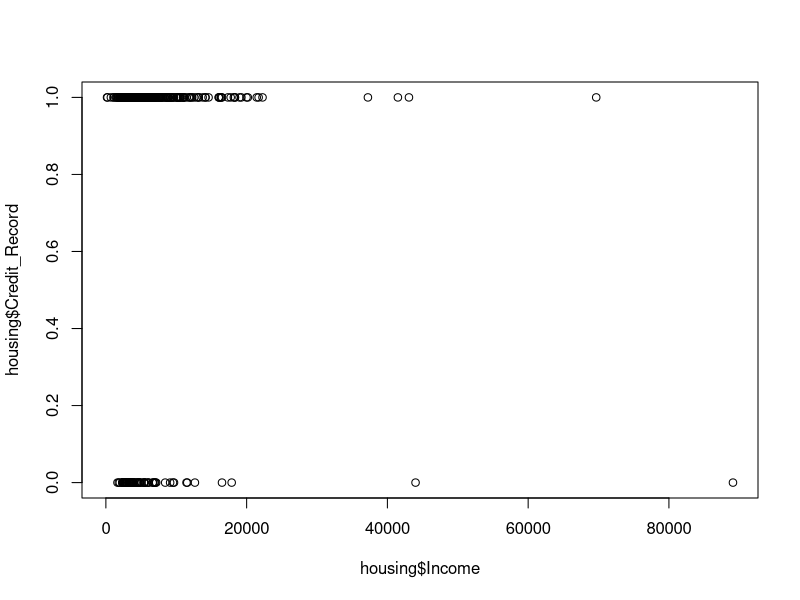
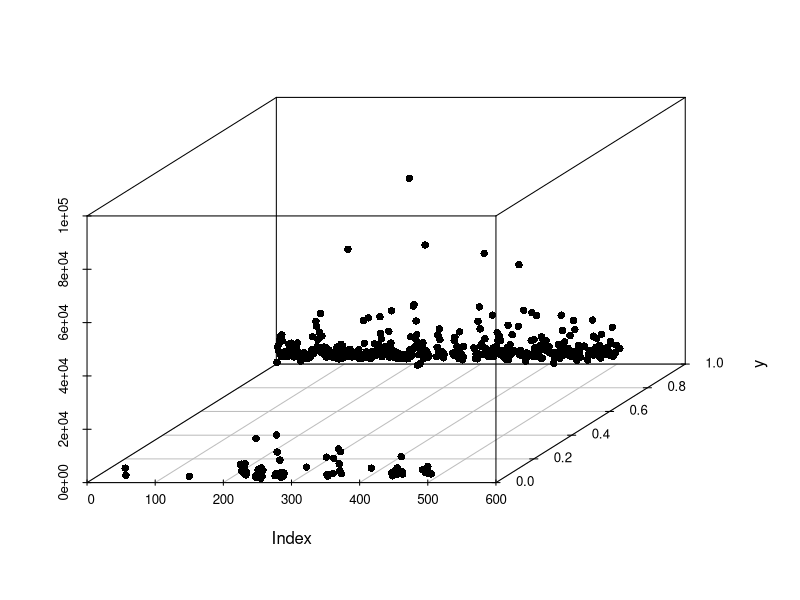
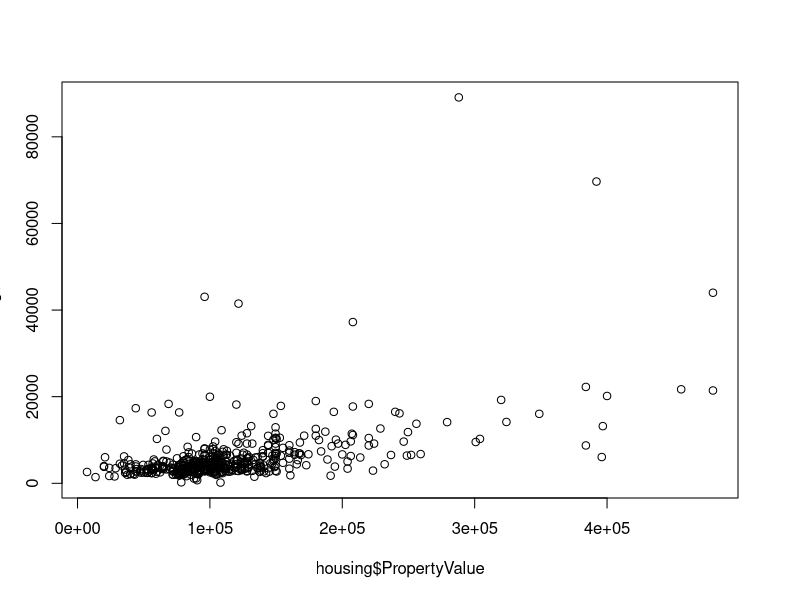
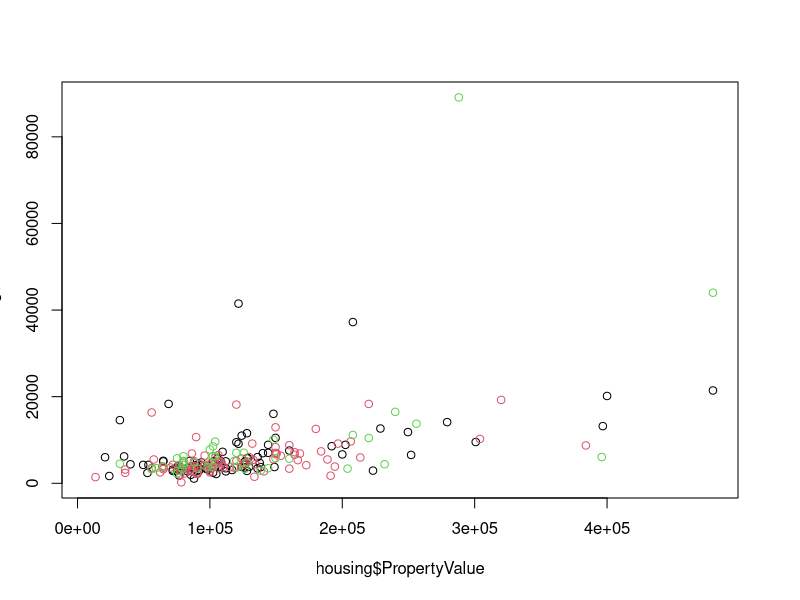
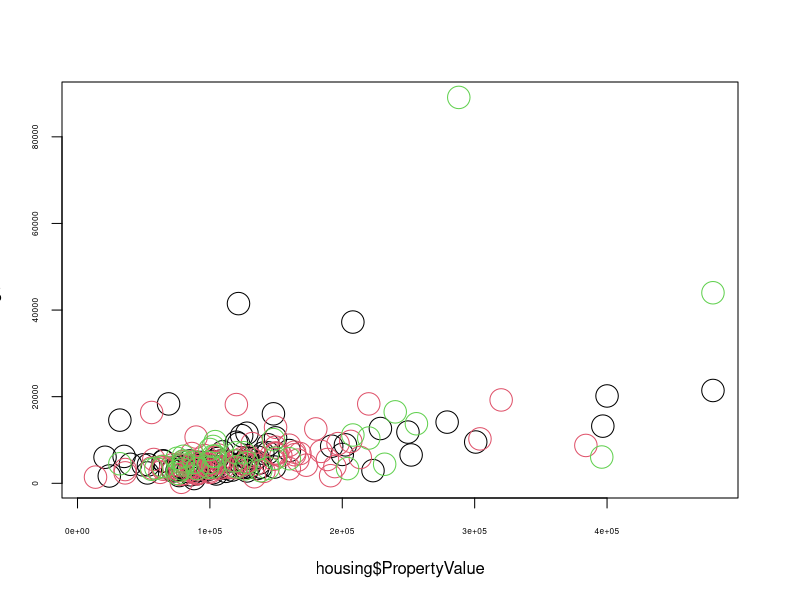
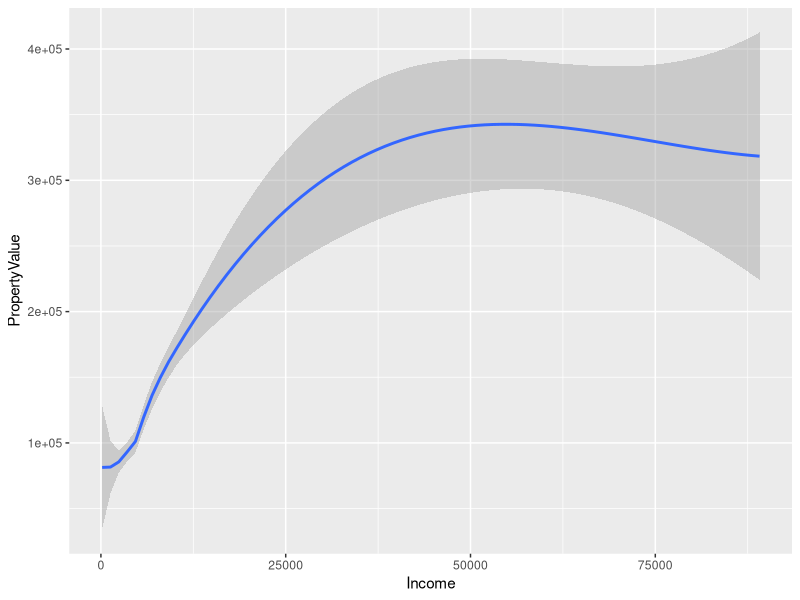
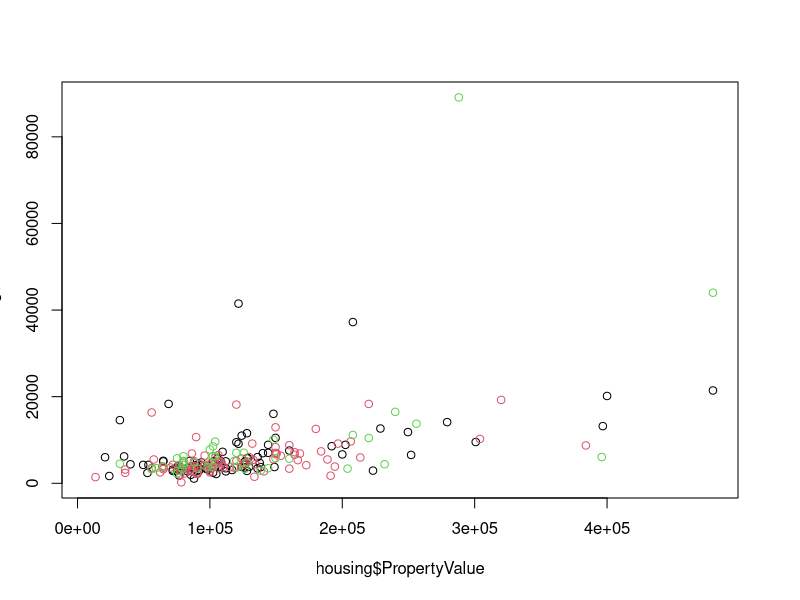
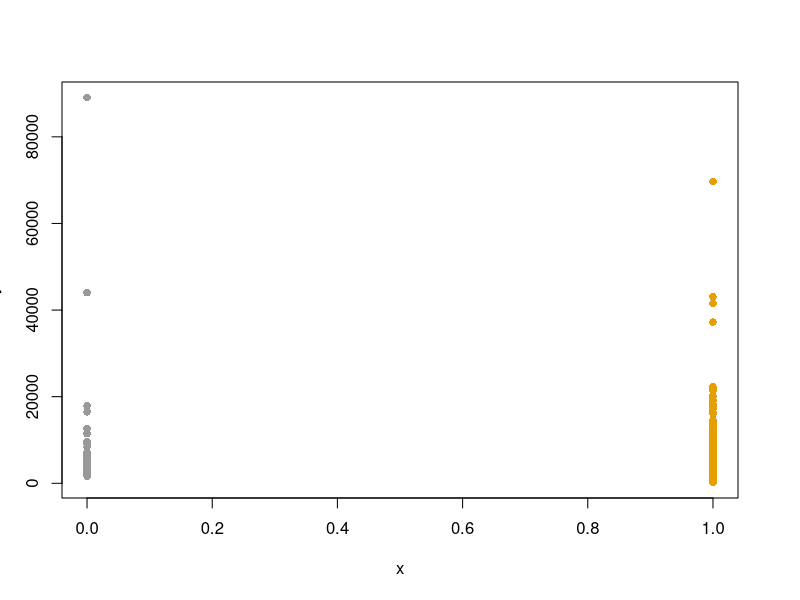

Generate these figures, in order, with R: (Note: this script raises an error after producing the figures.)
#1.Load the required libraries and the data
library("dplyr")
library("ggplot2")
  #Record: Record ID  
  #Gender: Gender of the applicant. 
  #No_kids: Number of kids.
  #Education: Education level of the individual.
  #HasCar: whether the individual has car or not.
  #Income: income level of the individual.
  #PropertyValue: Property Value of the Flat / House (in USD)
  #Loan_Period: period of the loan (in months)
  #Credit_Record: value of 1, if the Credit Record is good and 0, if it is not.
  #Housing_type: category of housing property –(Affordable, Mid-Range and Premium)
  #Property_Purchased: takes the value ‘Y’, if the inquiry led to Purchase of the property, and ‘N’ if the property was not Purchased

#3.Create a scatter plot between Credit_Record on x-axis and Income on y-axis.

setwd(choose.dir())
getwd()

housing = read.csv("housingdata.csv")
View(housing)

plot(housing$Income,housing$Credit_Record)

x <- housing$Credit_Record
y <- housing$Income

grps <- as.factor(housing$Credit_Record)
library("scatterplot3d")
scatterplot3d(x, y,pch = 16)

#4.Create a scatter plot between Income on x-axis and PropertyValue on y-axis
plot(housing$PropertyValue,housing$Income)
plot(housing$PropertyValue,housing$Income, col=housing$No_kids)
plot(housing$PropertyValue,housing$Income, cex = 3,cex.axis = 0.5, col=housing$No_kids)
ggplot(housing, aes(y=PropertyValue,x=Income), col=housing$No_kids)+geom_smooth()

#5. ggplot comparson with Base plot
plot(housing$PropertyValue,housing$Income, col=housing$No_kids)

x1 <- housing$Income
y1 <- housing$PropertyValue

grps1 <- as.factor(housing$No_kids)
colors <- c("#999999", "#E69F00", "#56B4E9")
plot(x, y, pch = 16, col = colors[grps])

ggplot(housing, aes(x=Income,y=PropertyValue))

#6. Aesthetics

ggplot(housing, aes(x=Income, y=PropertyValue)) + geom_point()
ggplot(housing, aes(y=Income, x=PropertyValue)) + geom_point()
ggplot(housing, aes(x=Income, y=PropertyValue, col=No_kids)) + geom_point()
ggplot(housing, aes(x=Income, y=PropertyValue, col=No_kids)) + geom_point(size=6, shape=24)            

#7. Geometry

plot(housing$Income, housing$PropertyValue)
ggplot(housing, aes(Income, PropertyValue)) + geom_jitter()
ggplot(housing, aes(Income, PropertyValue)) + geom_jitter(width = 0.1)            

#8. Histogram

ggplot(housing, aes(x = Income)) + geom_histogram()

ggplot(housing, aes(x = Income)) + geom_histogram(fill = "cornflowerblue", color = "green", binwidth = 5)

ggplot(housing, aes(x = Income)) + geom_density()

ggplot(housing, aes(x = Income)) + geom_density(fill="#377EB8")

# 9.Bar Plot: 

ggplot(housing, aes(x = Property_Purchased, fill= Education)) + geom_bar()
ggplot(housing, aes(x = Property_Purchased, y = Education, fill= Education)) + geom_bar(stat="identity", position=position_stack())
ggplot(housing, aes(x = Property_Purchased, y = Education, fill= Education)) + geom_bar(stat="identity", position=position_fill())
ggplot(housing, aes(x = Property_Purchased, y = Education, fill= Education)) + geom_bar(stat="identity", position=position_dodge())

#10.Overlapping bar plots: 
#Not understood posn_d
ggplot(housing, aes(x = Property_Purchased, y = Education, fill= Education)) + geom_bar(stat="identity", position=position_dodge(padding = 0.1))


#11.Overlapping histograms:
ggplot(housing, aes(x = Income, fill= HasCar)) + geom_histogram(width = 1.0)
ggplot(housing, aes(x = Income, fill= HasCar)) + geom_histogram(width = 1.0, position = position_identity())

#12. Faceting
ggplot(housing, aes(x=Income, y=PropertyValue))
ggplot(housing, aes(x=Income, y=PropertyValue)) + geom_boxplot(aes(fill=HasCar))

ggplot(housing, aes(x=Income, y=PropertyValue)) + geom_boxplot(aes(fill=No_kids))

ggplot(housing, aes(x=Income, y=PropertyValue)) + geom_boxplot() + facet_grid(HasCar ~ No_kids)
